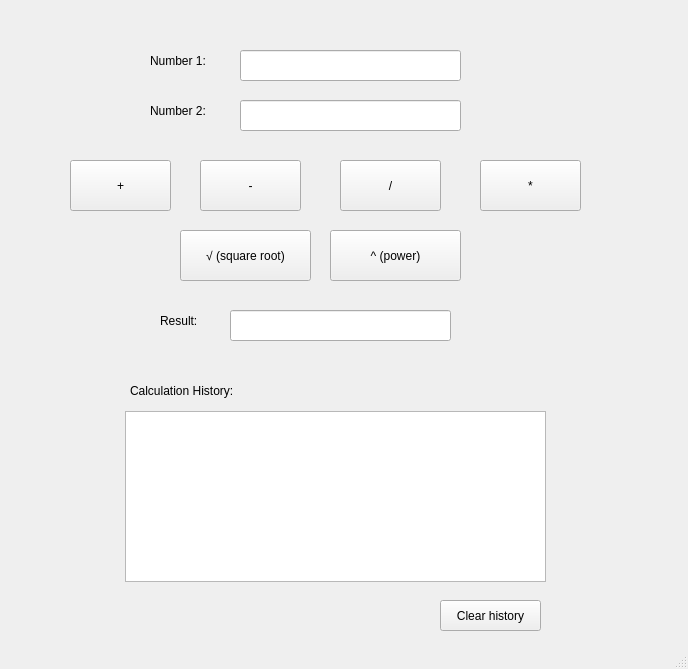
<?xml version="1.0" encoding="UTF-8"?>
<ui version="4.0">
 <class>MainWindow</class>
 <widget class="QMainWindow" name="MainWindow">
  <property name="geometry">
   <rect>
    <x>0</x>
    <y>0</y>
    <width>688</width>
    <height>669</height>
   </rect>
  </property>
  <property name="windowTitle">
   <string>MyCalculator</string>
  </property>
  <widget class="QWidget" name="centralwidget">
   <widget class="QLabel" name="label">
    <property name="geometry">
     <rect>
      <x>150</x>
      <y>50</y>
      <width>81</width>
      <height>21</height>
     </rect>
    </property>
    <property name="text">
     <string>Number 1:</string>
    </property>
   </widget>
   <widget class="QLabel" name="label_2">
    <property name="geometry">
     <rect>
      <x>150</x>
      <y>100</y>
      <width>81</width>
      <height>21</height>
     </rect>
    </property>
    <property name="text">
     <string>Number 2:</string>
    </property>
   </widget>
   <widget class="QLabel" name="label_3">
    <property name="geometry">
     <rect>
      <x>160</x>
      <y>310</y>
      <width>51</width>
      <height>21</height>
     </rect>
    </property>
    <property name="text">
     <string>Result:</string>
    </property>
   </widget>
   <widget class="QLineEdit" name="txtNumber1">
    <property name="geometry">
     <rect>
      <x>240</x>
      <y>50</y>
      <width>221</width>
      <height>31</height>
     </rect>
    </property>
   </widget>
   <widget class="QLineEdit" name="txtNumber2">
    <property name="geometry">
     <rect>
      <x>240</x>
      <y>100</y>
      <width>221</width>
      <height>31</height>
     </rect>
    </property>
   </widget>
   <widget class="QLineEdit" name="txtResult">
    <property name="geometry">
     <rect>
      <x>230</x>
      <y>310</y>
      <width>221</width>
      <height>31</height>
     </rect>
    </property>
    <property name="readOnly">
     <bool>true</bool>
    </property>
   </widget>
   <widget class="QPushButton" name="addBtn">
    <property name="geometry">
     <rect>
      <x>70</x>
      <y>160</y>
      <width>101</width>
      <height>51</height>
     </rect>
    </property>
    <property name="text">
     <string>+</string>
    </property>
   </widget>
   <widget class="QPushButton" name="subtractBtn">
    <property name="geometry">
     <rect>
      <x>200</x>
      <y>160</y>
      <width>101</width>
      <height>51</height>
     </rect>
    </property>
    <property name="text">
     <string>-</string>
    </property>
   </widget>
   <widget class="QPushButton" name="divideBtn">
    <property name="geometry">
     <rect>
      <x>340</x>
      <y>160</y>
      <width>101</width>
      <height>51</height>
     </rect>
    </property>
    <property name="text">
     <string>/</string>
    </property>
   </widget>
   <widget class="QPushButton" name="multiplyBtn">
    <property name="geometry">
     <rect>
      <x>480</x>
      <y>160</y>
      <width>101</width>
      <height>51</height>
     </rect>
    </property>
    <property name="text">
     <string>*</string>
    </property>
   </widget>
   <widget class="QListWidget" name="historyListWidget">
    <property name="geometry">
     <rect>
      <x>125</x>
      <y>411</y>
      <width>421</width>
      <height>171</height>
     </rect>
    </property>
   </widget>
   <widget class="QLabel" name="label_4">
    <property name="geometry">
     <rect>
      <x>130</x>
      <y>380</y>
      <width>141</width>
      <height>21</height>
     </rect>
    </property>
    <property name="text">
     <string>Calculation History:</string>
    </property>
   </widget>
   <widget class="QPushButton" name="clearHistoryBtn">
    <property name="geometry">
     <rect>
      <x>440</x>
      <y>600</y>
      <width>101</width>
      <height>31</height>
     </rect>
    </property>
    <property name="text">
     <string>Clear history</string>
    </property>
   </widget>
   <widget class="QPushButton" name="sqrRootBtn">
    <property name="geometry">
     <rect>
      <x>180</x>
      <y>230</y>
      <width>131</width>
      <height>51</height>
     </rect>
    </property>
    <property name="text">
     <string>√ (square root)</string>
    </property>
   </widget>
   <widget class="QPushButton" name="powerBtn">
    <property name="geometry">
     <rect>
      <x>330</x>
      <y>230</y>
      <width>131</width>
      <height>51</height>
     </rect>
    </property>
    <property name="text">
     <string>^ (power)</string>
    </property>
   </widget>
  </widget>
  <widget class="QStatusBar" name="statusbar"/>
 </widget>
 <resources/>
 <connections/>
</ui>
